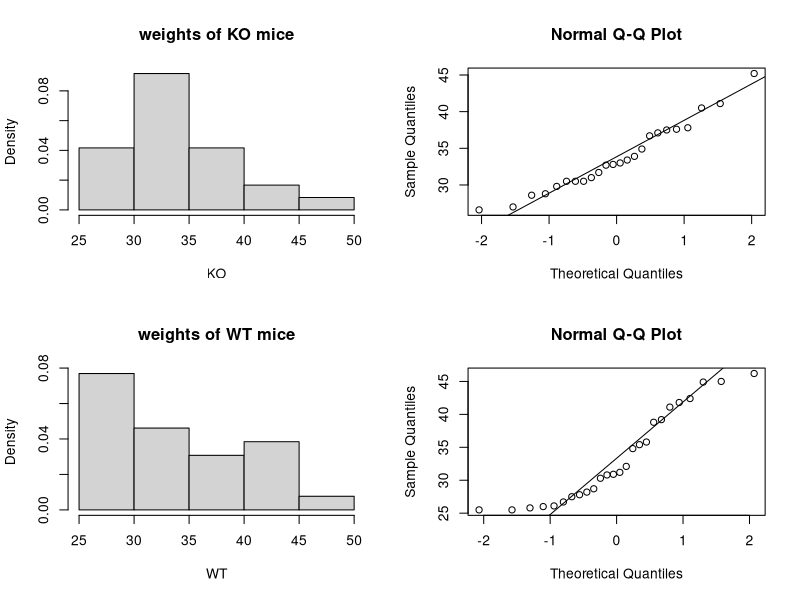
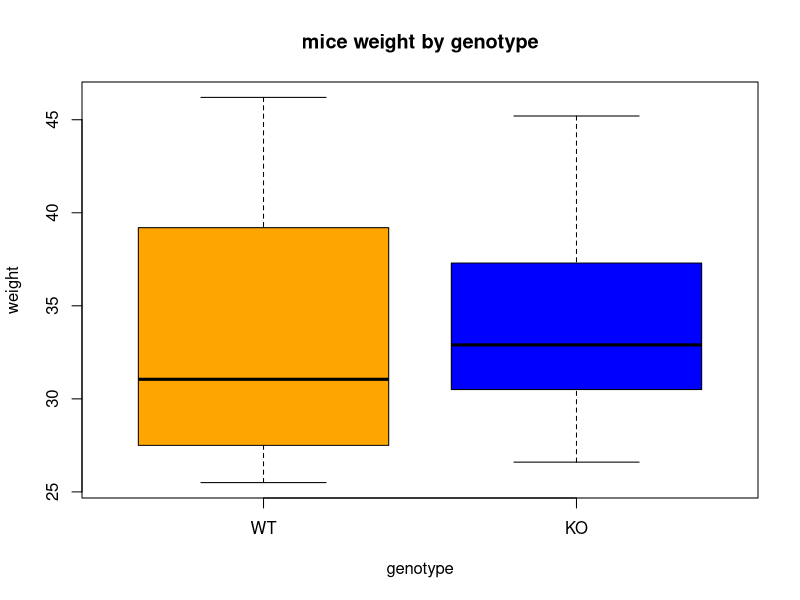
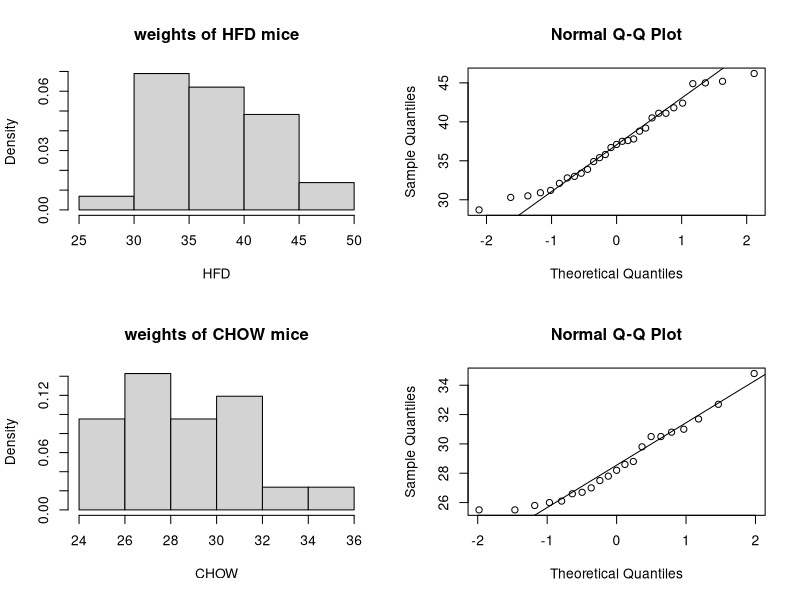
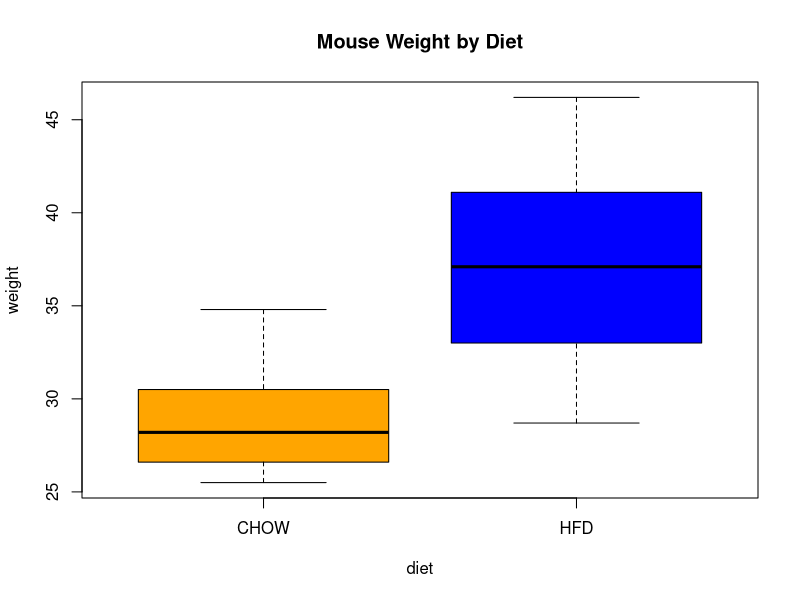

The R script that drew these images, in order:
# First Steps in R, Practice 9

# Come back to the mice data-set stored in the "mice_data" data frame.

mice_data <- read.table( "course_datasets/mice_data.csv" , header=T , sep=",",
                         colClasses=c("factor", "factor", "numeric")) # define classes for columns  )

mice_data$genotype <- factor(mice_data$genotype, levels=c("WT", "KO"))


# 1)  Considering WT mice weight and KO mice weight separately, check the assumption of normality graphically.


KO_weights = mice_data$weight[ mice_data$genotype=="KO"]
WT_weights = mice_data$weight[ mice_data$genotype=="WT"]

par(mfrow=c(2,2))

hist(KO_weights, freq=FALSE,
     xlab="KO", main="weights of KO mice")
qqnorm(KO_weights)
qqline(KO_weights)

hist(WT_weights, freq=FALSE,
     xlab="WT", main="weights of WT mice")
qqnorm(WT_weights)
qqline(WT_weights)

par(mfrow=c(1,1)) # removes setting in par


# KO mice: normality assumption seems ok

# WT mice:
# histogram - suggests no normality (but small sample size for this)
# QQ Plot - quite ok



# Welch's t-test is fairly robust if the deviation from normality is not extreme,
# so let's continue

# 2) Make an appropriate plot to visualize the mouse weights grouped by genotype.

boxplot(weight ~ genotype, data=mice_data , 
        col=c('orange','blue'),
        main="mice weight by genotype")

# 3) Perform a test to see whether the mouse weight is different between the two genotypes.
t.test(KO_weights, WT_weights) #NB : here the data is not paired : WT and KO mice are different individuals
# we do not reject HO : the is no significant difference between WT and KO mice mean weights for any reasonable significance level
# (p=0.8514)


# Alternative: Use non-parametric test
# Does not assume normally distributed data
# However, assumes the same standard deviation in all groups (while Welch's t test does not)
# Therefore, probably not better

wilcox.test(weight ~ genotype, data=mice_data)
# no significative difference between the mean weights of WT and KO mice




# 4) Repeat step 1 to 3 for the diet variable.

HFD_weights = mice_data$weight[mice_data$diet=="HFD"]
CHOW_weights = mice_data$weight[mice_data$diet=="CHOW"]

par(mfrow=c(2,2))

hist(HFD_weights, freq=FALSE,
     xlab="HFD", main="weights of HFD mice")
qqnorm(HFD_weights)
qqline(HFD_weights)

hist(CHOW_weights, freq=FALSE,
     xlab="CHOW", main="weights of CHOW mice")
qqnorm(CHOW_weights)
qqline(CHOW_weights)

par(mfrow=c(1,1))
# all seems OK

boxplot(weight ~ diet, data=mice_data, col=c('orange','blue'), main="Mouse Weight by Diet")

t.test(HFD_weights, CHOW_weights ) #NB : here the data is not paired : HFD and CHOW mice are different individuals
# we can reject HO : there is a significant difference between HFD and CHOW mice mean weights at significance level p=0.05
# (CHOW weight are on average lower)


# Out of curiosity, let's see what result we would get with the non-parametric Whitney Mann U test (implemented in wilcox.test)
wilcox.test(weight ~ diet, data=mice_data)

